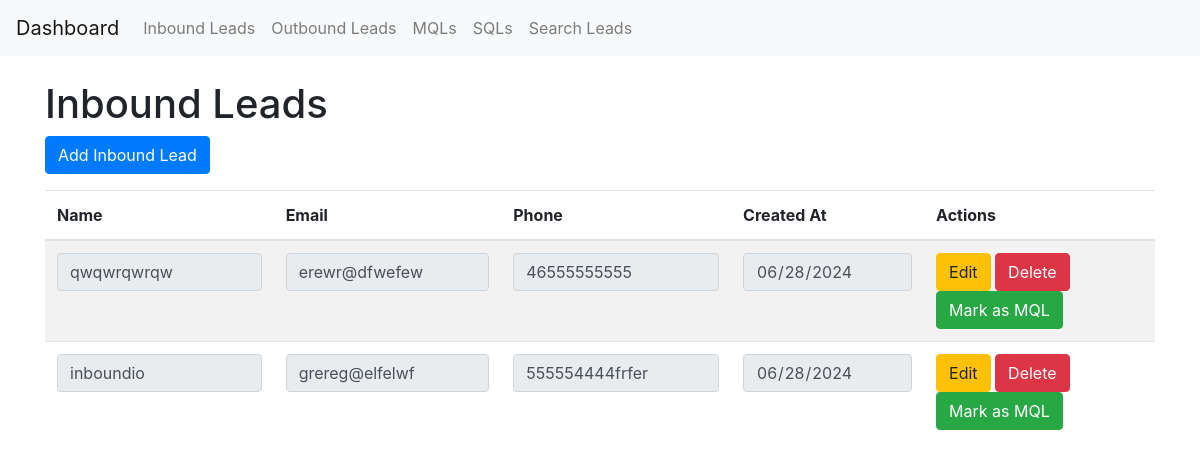
Page /inbound_leads on the earlier database version.
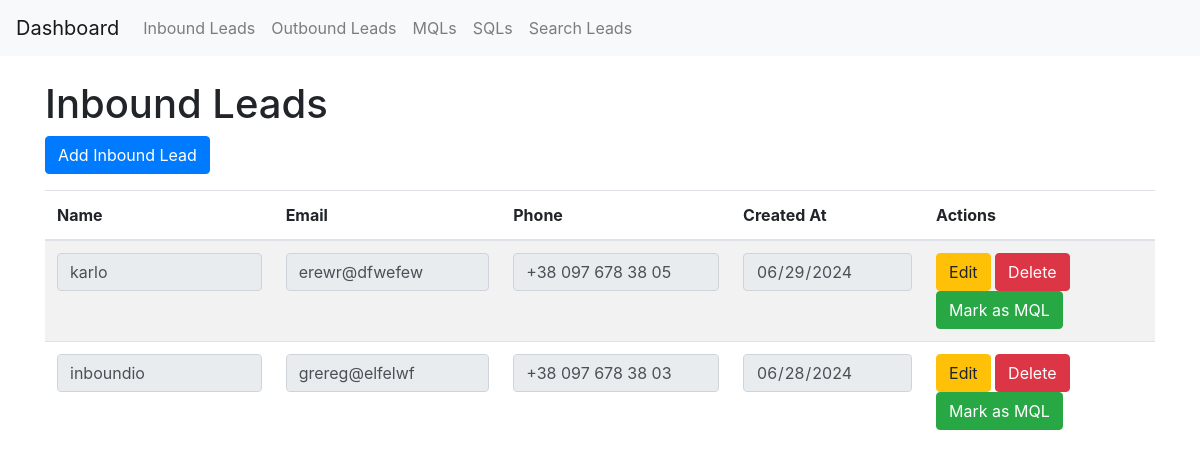
Same page on the later database version.
### app/models.py (models this page shows)
class InboundLead(db.Model):
    id = db.Column(db.Integer, primary_key=True)
    name = db.Column(db.String(64), nullable=False)
    email = db.Column(db.String(120), unique=True, nullable=False)
    phone = db.Column(db.String(20))
    created_at = db.Column(db.DateTime, default=datetime.utcnow)
    qualification = db.Column(db.String(20), default='')
    mqls = db.relationship('MQL', backref='inbound_lead', lazy=True)

### app/routes.py (the view, shortened to what this page needs)
@app.route('/inbound_leads', methods=['GET', 'POST'])
def inbound_leads():
    leads = InboundLead.query.all()
    return render_template('inbound_leads.html', title='Inbound Leads', leads=leads)

### app/templates/inbound_leads.html (shortened to what this page needs)
{% extends "base.html" %}
{% block content %}
  <h1>Inbound Leads</h1>
  <a href="{{ url_for('add_inbound_lead') }}" class="btn btn-primary mb-3">Add Inbound Lead</a>
  <table class="table table-striped">
    <thead>
      <tr>
        <th>Name</th>
        <th>Email</th>
        <th>Phone</th>
        <th>Created At</th>
        <th>Actions</th>
      </tr>
    </thead>
    <tbody>
      {% for lead in leads %}
        <tr>
          <form method="post">
            <td><input type="text" name="name_{{ lead.id }}" value="{{ lead.name }}" class="form-control" readonly></td>
            <td><input type="email" name="email_{{ lead.id }}" value="{{ lead.email }}" class="form-control" readonly></td>
            <td><input type="text" name="phone_{{ lead.id }}" value="{{ lead.phone }}" class="form-control" readonly></td>
            <td><input type="date" name="created_at_{{ lead.id }}" value="{{ lead.created_at.strftime('%Y-%m-%d') }}" class="form-control" readonly></td>
            <td>
              <button type="button" class="btn btn-warning" onclick="enableEditing({{ lead.id }})">Edit</button>
              <button type="submit" name="action" value="delete_{{ lead.id }}" class="btn btn-danger">Delete</button>
              <button type="submit" name="action" value="mql_{{ lead.id }}" class="btn btn-success">Mark as MQL</button>
            </td>
          </form>
        </tr>
      {% endfor %}
    </tbody>
  </table>
{% endblock %}

Differences in the rows shown:
changed InboundLead "erewr@dfwefew": name "qwqwrqwrqw" → "karlo"; phone "46555555555" → "+38 097 678 38 05"; created_at "06/28/2024" → "06/29/2024"
changed InboundLead "inboundio": phone "555554444frfer" → "+38 097 678 38 03"
